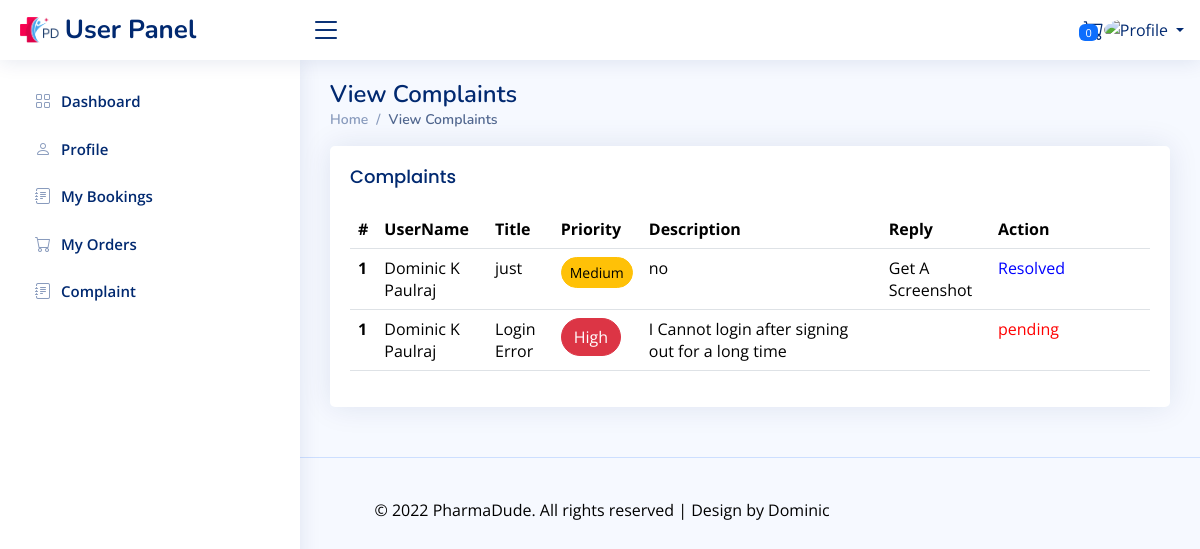
Screenshot of /user/viewc.php with the database file from the repository.
### tables this page shows
CREATE TABLE `complaint` (
  `complaintid` int(11) NOT NULL,
  `userid` varchar(25) NOT NULL,
  `subject` varchar(50) NOT NULL,
  `description` varchar(500) NOT NULL,
  `datetime` datetime NOT NULL DEFAULT current_timestamp(),
  `reply` varchar(500) DEFAULT NULL,
  `status` int(11) NOT NULL DEFAULT -1,
  `priority` varchar(3) DEFAULT NULL
);

CREATE TABLE `cuser` (
  `userid` int(11) NOT NULL,
  `name` varchar(24) NOT NULL,
  `address` varchar(50) NOT NULL,
  `dob` date NOT NULL,
  `gender` varchar(6) NOT NULL,
  `city` varchar(25) NOT NULL,
  `distid` int(11) NOT NULL,
  `pincode` varchar(6) NOT NULL,
  `profilepic` varchar(100) NOT NULL,
  `email` varchar(50) NOT NULL,
  `phone` varchar(10) NOT NULL
);

### user/viewc.php (the view, shortened to what this page needs)
<?php
require "header.php";
$sql="select * from complaint,cuser where complaint.userid=cuser.email ";
$a=mysqli_query($conn,$sql);
?>
<main id="main" class="main">
  <div class="pagetitle">
    <h1>View Complaints</h1>
    <nav>
      <ol class="breadcrumb">
        <li class="breadcrumb-item"><a href="../index.html">Home</a></li>
        <li class="breadcrumb-item active">View Complaints</li>
      </ol>
    </nav>
  </div>
  <section class="section">
    <div class="row">
      <div class="col-lg-12">
        <div class="card">
          <div class="card-body">
            <h5 class="card-title">Complaints</h5>
            <table class="table datatable">
              <thead>
                <tr>
                  <th scope="col">#</th>
                  <th scope="col">UserName</th>
                  <th scope="col">Title</th>
                  <th scope="col">Priority</th>
                  <th scope="col" width="30%">Description</th>
                   <th scope="col">Reply</th>
                  <th scope="col" width="20%">Action</th>
                </tr>
              </thead>
              <tbody>
                <?php
                $n=1;
                while($row=mysqli_fetch_assoc($a))
                {
                  ?>
                  <tr>
                    <th scope="row"><?php echo $n;?></th>
                    <td><?php echo $row['name']?></td>
                    <td><?php echo $row['subject']?></td>
                    <td><?php
                    if($row['priority']=='hig') echo "<a class='btn btn-xs rounded-pill btn-danger'>High</a>";
                    else if($row['priority']=='med') echo "<a class='btn btn-sm rounded-pill btn-warning'>Medium</a>";
                    else if($row['priority']=='low') echo "<a class='btn btn-sm rounded-pill btn-info'>Low</a>";?>
                  </td>
                  <td><?php echo $row['description'];?></td>
                  <td><?php echo $row['reply'];?></td>
                  <td><?php
                  if($row['status']==-1){ ?><font color="red"><?php echo "pending";}?></font><?php
                 if($row['status']==1){?><font color="blue"><?php echo "Resolved";}?></font></td>
              </tr>
              <?php
            }
            ?>
          </tbody>
        </table>
      </div>
    </div>
  </div>
</div>
</section>
</main>
<?php
require "footer.php";
?>

### user/assets/css/style.css (style rules this page uses)
:root { scroll-behavior: smooth; }
body { font-family: "Open Sans", sans-serif; background: #f6f9ff; color: #444444; }
a { color: #4154f1; text-decoration: none; }
h1, h2, h3, h4, h5, h6 { font-family: "Nunito", sans-serif; }
#main { margin-top: 60px; padding: 20px 30px; transition: all 0.3s; }
.pagetitle { margin-bottom: 10px; }
.pagetitle h1 { font-size: 24px; margin-bottom: 0; font-weight: 600; color: #012970; }
.card { margin-bottom: 30px; border: none; border-radius: 5px; box-shadow: 0px 0 30px rgba(1, 41, 112, 0.1); overflow: hidden; }
.card-title { padding: 20px 0 15px 0; font-size: 18px; font-weight: 500; color: #012970; font-family: "Poppins", sans-serif; }
.card-body { padding: 0 20px 20px 20px; }
.breadcrumb { font-size: 14px; font-family: "Nunito", sans-serif; color: #899bbd; font-weight: 600; }
.breadcrumb a { color: #899bbd; transition: 0.3s; }
.breadcrumb .breadcrumb-item::before { color: #899bbd; }
.breadcrumb .active { color: #51678f; font-weight: 600; }
@media (min-width: 1200px) { #main, #footer { margin-left: 300px; } }

### rows the page displays
complaint: cuser.name "Dominic K Paulraj", subject "just", priority "Medium", description "no", reply "Get A Screenshot", status "Resolved"
complaint: cuser.name "Dominic K Paulraj", subject "Login Error", priority "High", description "I Cannot login after signing out for a long time", status "pending"

### other values shown
$num "0"
